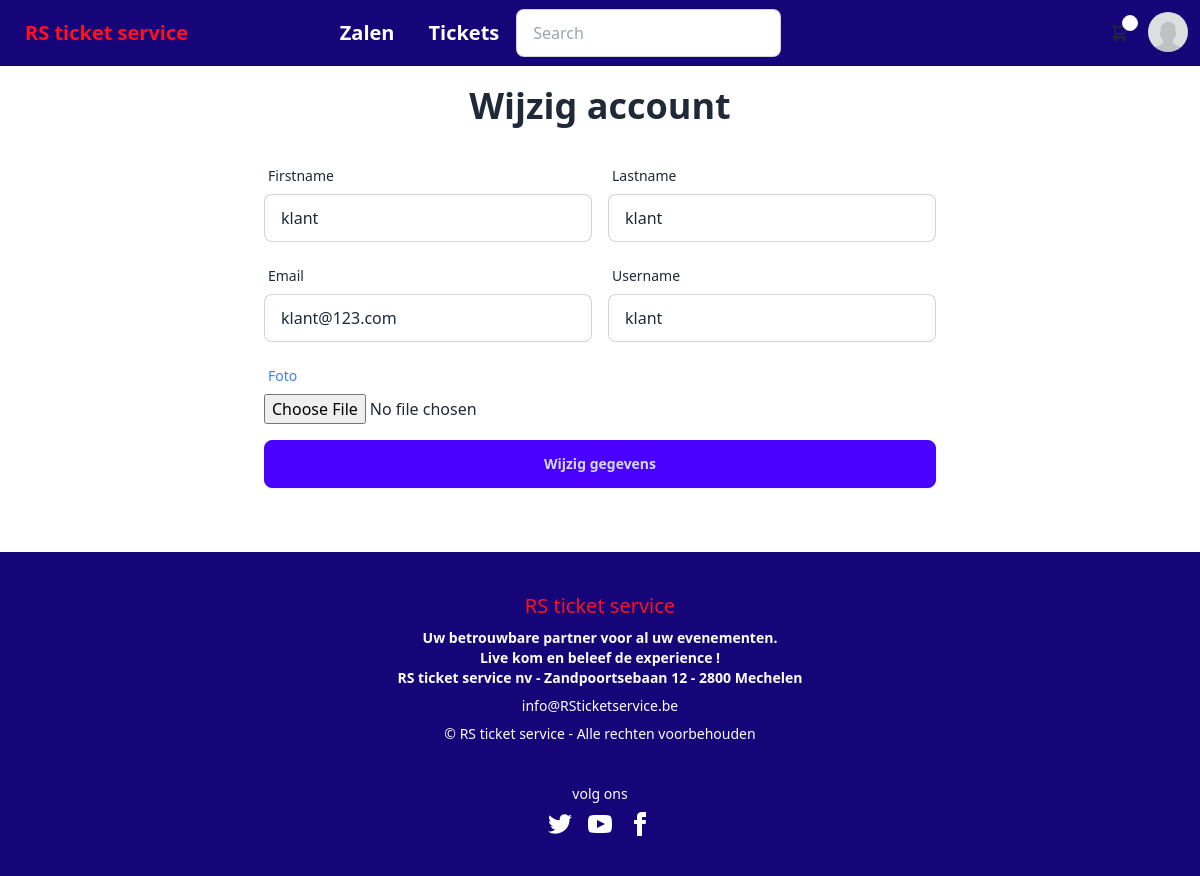
Page /profile/gegevens_aanpassen.php (signed in) on the committed database.
### tables this page shows
CREATE TABLE `users` (
  `id` int(11) NOT NULL,
  `username` varchar(50) NOT NULL,
  `email` varchar(100) NOT NULL,
  `password` varchar(100) NOT NULL,
  `firstname` varchar(50) NOT NULL,
  `lastname` varchar(50) NOT NULL,
  `function` int(11) NOT NULL,
  `profilePicture` text NOT NULL,
  `updatedAt` timestamp NOT NULL DEFAULT current_timestamp() ON UPDATE current_timestamp(),
  `createdAt` timestamp NOT NULL DEFAULT current_timestamp()
);

### profile/gegevens_aanpassen.php (the view, shortened to what this page needs)
<?php
include $_SERVER['DOCUMENT_ROOT'] . "/components/navbar.php";
?>
<!DOCTYPE html>
<html>
<head>
</head>
<?php
$mysqli = new mysqli('localhost', 'root', '', 'dbticketverkoop');
$query = 'SELECT * FROM users WHERE id = ?';
$stmt = $mysqli->prepare($query);
$stmt->bind_param('i', $_SESSION["gebruikersid"]);
$stmt->execute();
$result = $stmt->get_result();
$data = $result->fetch_assoc();
?>
<body>
    <center>
        <h1 class="md:text-center text-4xl font-bold mb-8">Wijzig account</h1>
<form action="/profile/gegevens_aanpassen.php" method="post" class="flex flex-col gap-8 w-full md:max-w-2xl" enctype="multipart/form-data">            <div class="flex flex-col gap-4">
                <div class="flex flex-col gap-4 md:flex-row">
                    <div class="form-control md:flex-1">
                        <label class="label">
                            <span class="label-text">Firstname</span>
                        </label>
                        <input type="text" name="firstname" value="<?php echo ($data['firstname']) ?>" class="input input-bordered w-full" required />
                    </div>
                    <div class="form-control md:flex-1">
                        <label class="label">
                            <span class="label-text">Lastname</span>
                        </label>
                        <input type="text" name="lastname" value="<?php echo ($data['lastname']) ?>" class="input input-bordered w-full" required />
                    </div>
                </div>
                <div class="flex flex-col gap-4 md:flex-row">
                    <div class="form-control md:flex-1">
                        <label class="label">
                            <span class="label-text">Email</span>
                        </label>
                        <input type="email" name="email" value="<?php echo ($data['email']) ?>" class="input input-bordered w-full" required />
                    </div>
                    <div class="form-control md:flex-1">
                        <label class="label">
                            <span class="label-text">Username</span>
                        </label>
                        <input type="text" name="username" value="<?php echo ($data['username']) ?>" class="input input-bordered w-full" required />
                    </div>
                </div>
                <div class="form-control w-full">
                    <label class="label">
                        <span class="label-text text-blue-500">Foto</span>
                    </label>
                    <input type="file" name="fileToUpload" id="fileToUpload">
                </div>
                <button name="wijzig" class="btn btn-primary">Wijzig gegevens</button>
        </form>
        <br>
    </center>
</body>
</html>
</body>
</html>
<?php
include $_SERVER['DOCUMENT_ROOT'] . "/components/footer.php";
?>

### components/footer.php (style rules this page uses)
body { display: flex; flex-direction: column; min-height: 100vh; }

### rows in the picture
users: firstname "klant", lastname "klant", email "klant@123.com", username "klant"
